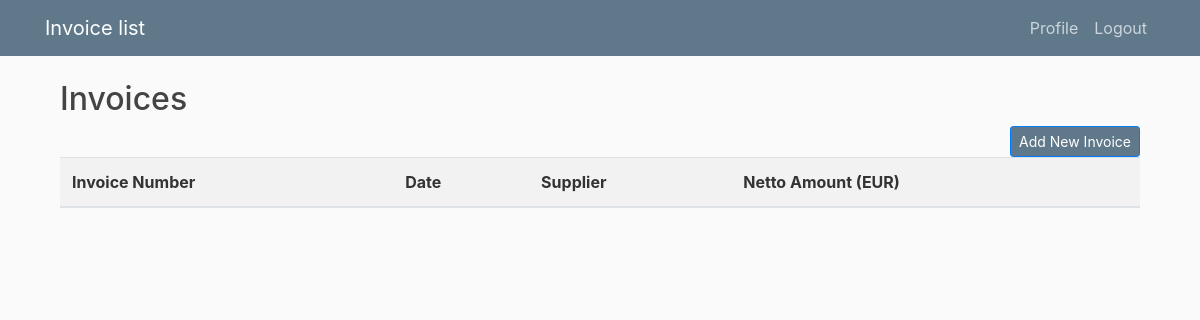
The page / (signed in) on the database as committed earlier.
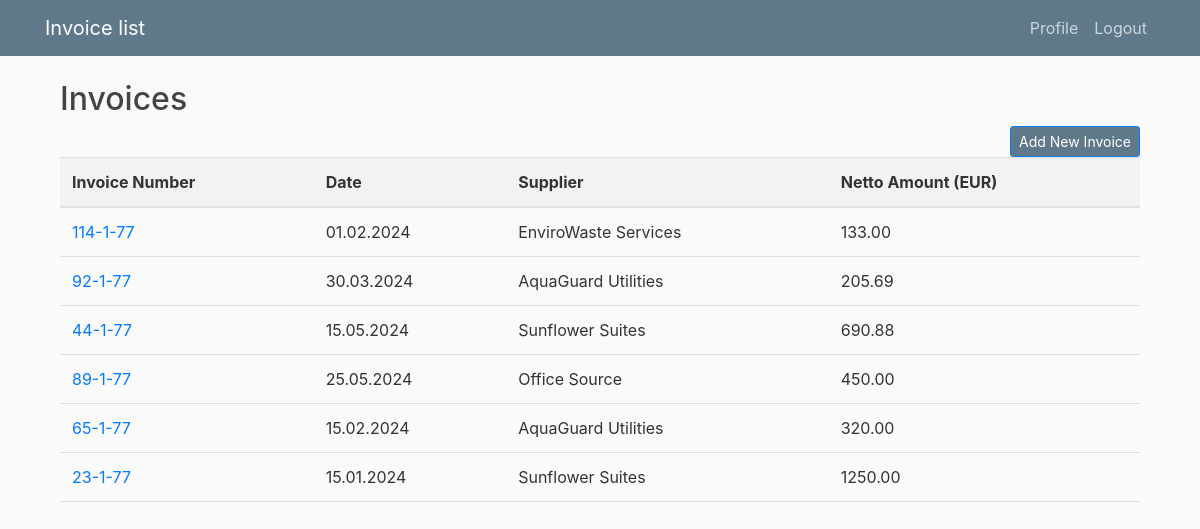
The same page on the database as committed later.
### invoice/models.py (models this page shows, shortened)
class Invoice(models.Model):
    cost_code = models.ForeignKey(TypeOfCost, on_delete=models.CASCADE)
    cost_center_code = models.ForeignKey(CostCenter, on_delete=models.CASCADE)
    supplier = models.ForeignKey(Supplier, on_delete=models.CASCADE)
    netto_amount = models.DecimalField(max_digits=10, decimal_places=2)
    date = models.DateField()
    invoice_number = models.CharField(max_length=20)
    user = models.ForeignKey(User, on_delete=models.CASCADE)

class Supplier(models.Model):
	supplier_name = models.CharField(max_length=40)

### invoice/views.py (the view)
# urls.py: path('', views.home, name='invoice-home'),
@login_required
def home(request):
    types_of_cost = TypeOfCost.objects.all()
    cost_centers = CostCenter.objects.all()
    suppliers = Supplier.objects.all()
    user_invoices = Invoice.objects.filter(user=request.user)
    if request.user.is_staff or request.user.is_superuser:
        user_invoices = Invoice.objects.all()
    else:
        user_invoices = Invoice.objects.filter(user=request.user)
    return render(request, 'invoice/home.html', {'types_of_cost': types_of_cost, 'cost_centers': cost_centers, 'suppliers': suppliers, 'invoices': user_invoices, 'show_username': request.user.is_staff or request.user.is_superuser})

### users/templatetags/custom_filters.py (called while the page is built)
@register.filter
def format_number(value):
    try:
        locale.setlocale(locale.LC_ALL, 'it_IT.UTF-8')
        formatted_value = locale.format_string("%0.2f", value, grouping=True)
        return formatted_value
    except (ValueError, locale.Error):
        return value

### invoice/templates/invoice/home.html (shortened to what this page needs)
{% extends "invoice/base.html" %}
{% block content %}
{% load custom_filters %}
    <div class="container">
        <h2>Invoices</h2>
        <a href="{% url 'create-invoice' %}" class="btn btn-primary btn-sm float-right bg-steel">Add New Invoice</a>
        <table class="table">
            <thead>
                <tr>
                    <th>Invoice Number</th>
                    <th>Date</th>
                    <th>Supplier</th>
                    <th>Netto Amount (EUR)</th>
                </tr>
            </thead>
            <tbody>
                {% for invoice in invoices %}
                <tr>
                    <td><a href="{% url 'invoice-detail' invoice.pk %}">{{ invoice.invoice_number }}</a></td>
                    <td>{{ invoice.date|date:"d.m.Y" }}</td>
                    <td>{{ invoice.supplier.supplier_name }}</td>
                    <td>{{ invoice.netto_amount |format_number }}</td>
                </tr>
                {% endfor %}
            </tbody>
        </table>
    </div>
{% endblock content %}

Rows that differ between the two databases and show on the page:
added Invoice: invoice_number "114-1-77", date "01.02.2024", supplier.supplier_name "EnviroWaste Services", netto_amount "133.00"
added Invoice: invoice_number "92-1-77", date "30.03.2024", supplier.supplier_name "AquaGuard Utilities", netto_amount "205.69"
added Invoice: invoice_number "44-1-77", date "15.05.2024", supplier.supplier_name "Sunflower Suites", netto_amount "690.88"
added Invoice: invoice_number "89-1-77", date "25.05.2024", supplier.supplier_name "Office Source", netto_amount "450.00"
added Invoice: invoice_number "65-1-77", date "15.02.2024", supplier.supplier_name "AquaGuard Utilities", netto_amount "320.00"
added Invoice: invoice_number "23-1-77", date "15.01.2024", supplier.supplier_name "Sunflower Suites", netto_amount "1250.00"
